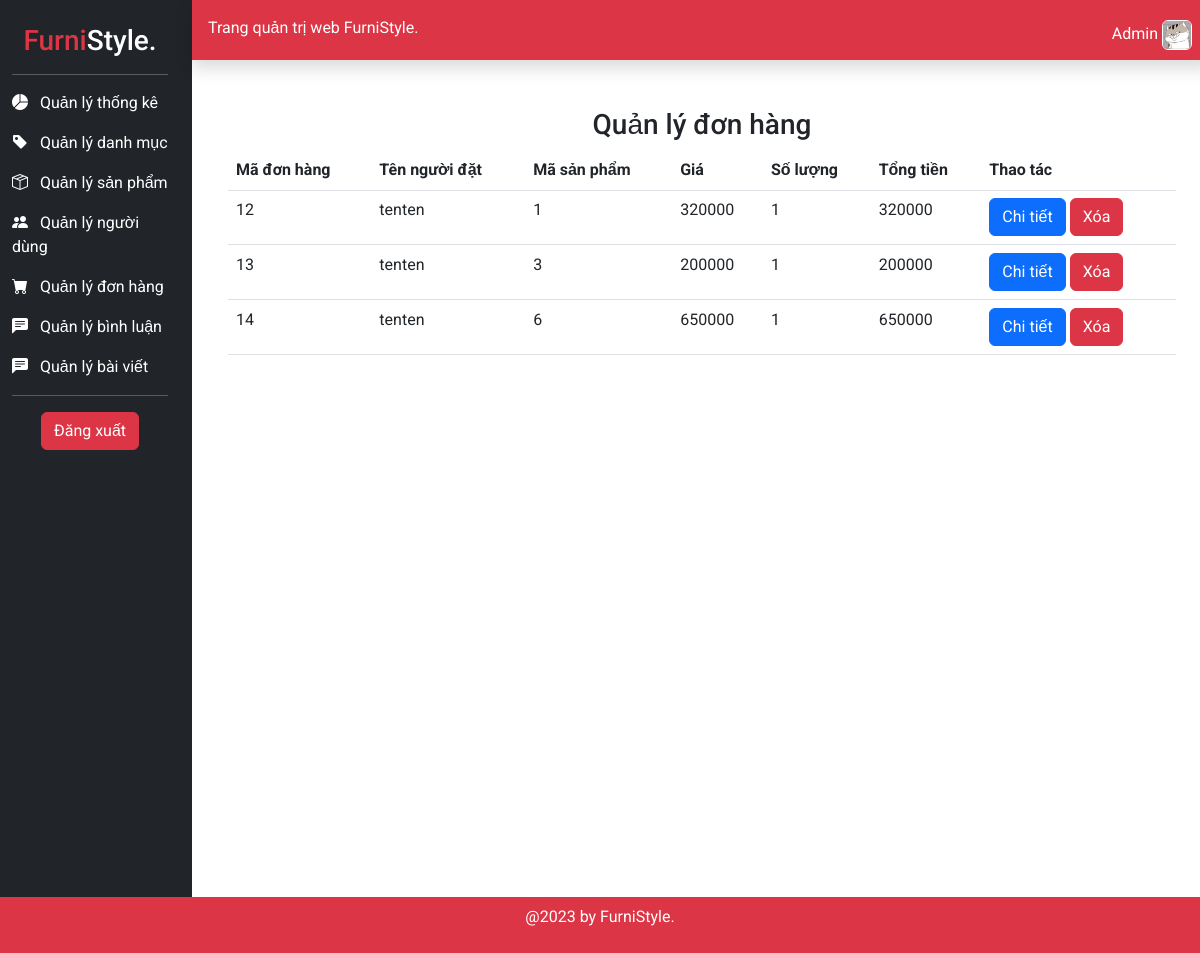
Page /admin/index.php?mod=order&act=list on the committed database.
### tables this page shows
CREATE TABLE `donhang` (
  `id` int(11) NOT NULL,
  `mataikhoan` int(11) NOT NULL,
  `ngaydathang` timestamp NOT NULL DEFAULT current_timestamp() ON UPDATE current_timestamp(),
  `tongtien` int(10) NOT NULL
);

CREATE TABLE `chitietdonhang` (
  `id` int(11) NOT NULL,
  `madonhang` int(10) NOT NULL,
  `masanpham` int(10) NOT NULL,
  `gia` int(10) NOT NULL,
  `soluong` int(10) NOT NULL,
  `tongtientatca` int(10) NOT NULL
);

CREATE TABLE `taikhoan` (
  `id` int(11) NOT NULL,
  `tentaikhoan` varchar(50) NOT NULL,
  `email` varchar(50) NOT NULL,
  `matkhau` varchar(20) NOT NULL,
  `sdt` varchar(20) NOT NULL,
  `diachi` varchar(20) NOT NULL,
  `anhtaikhoan` varchar(30) NOT NULL,
  `quyen` varchar(20) NOT NULL
);

### model_Dao/pdo.php (called while the page is built, shortened)
<?php
function pdo_get_connection(){
    $dburl = "mysql:host=localhost;dbname=duan1hoanchinh;charset=utf8";
    $username = 'root';
    $password = '';
    $conn = new PDO($dburl, $username, $password);
    $conn->setAttribute(PDO::ATTR_ERRMODE, PDO::ERRMODE_EXCEPTION);
    return $conn;
}
function pdo_query($sql){
    $sql_args = array_slice(func_get_args(), 1);
    try{
        $conn = pdo_get_connection();
        $stmt = $conn->prepare($sql);
        $stmt->execute($sql_args);
        $rows = $stmt->fetchAll();
        return $rows;
    }
    catch(PDOException $e){
        throw $e;
    }
    finally{
        unset($conn);
    }
}

### model_Dao/orders.php (called while the page is built, shortened)
<?php
include_once 'pdo.php';
function get_list_orders()
{
  $sql = "SELECT d.*, c.*, t.tentaikhoan FROM `donhang` AS d INNER JOIN `chitietdonhang` as c ON d.id = c.madonhang INNER JOIN `taikhoan` as t ON t.id = d.mataikhoan";
  $list = pdo_query($sql);
  return $list;
}

### admin/admin/views/page_orders_list.php (the view)
<div class="p-5 vh-100">
  <h3 class="text-center">Quản lý đơn hàng</h3>
  <table class="table table-hover ">
    <thead>
      <tr>
        <th>Mã đơn hàng</th>
        <th>Tên người đặt</th>
        <th>Mã sản phẩm</th>
        <th>Giá</th>
        <th>Số lượng</th>
        <th>Tổng tiền</th>
        <th>Thao tác</th>
      </tr>
    </thead>
    <tbody>
      <tr>
        <?php foreach ($list_orders as $order) : ?>
      <tr>
        <td><?= $order['id'] ?></td>
        <td><?= $order['tentaikhoan'] ?></td>
        <td><?= $order['masanpham'] ?></td>
        <td><?= $order['gia'] ?></td>
        <td><?= $order['soluong'] ?></td>
        <td><?= intval($order['gia'] * $order['soluong']) ?></td>
        <td>
          <a class="btn btn-primary" href="?mod=order&act=detail&id=<?= $order['id'] ?>">Chi tiết</a>
          <a class="btn btn-danger" href="?mod=order&act=delete&id=<?= $order['id'] ?>">Xóa</a>
      </tr>
    <?php endforeach; ?>
    </tbody>
  </table>
</div>

### admin/admin/views/template_header.php (style rules this page uses)
body { font-family: 'Roboto', sans-serif; }

### rows in the picture
donhang: chitietdonhang.id "12", mataikhoan.tentaikhoan "tenten", chitietdonhang.masanpham "1", chitietdonhang.gia "320000", chitietdonhang.soluong "1", chitietdonhang.id "13", chitietdonhang.masanpham "3", chitietdonhang.gia "200000"
donhang: chitietdonhang.id "14", mataikhoan.tentaikhoan "tenten", chitietdonhang.masanpham "6", chitietdonhang.gia "650000", chitietdonhang.soluong "1"
